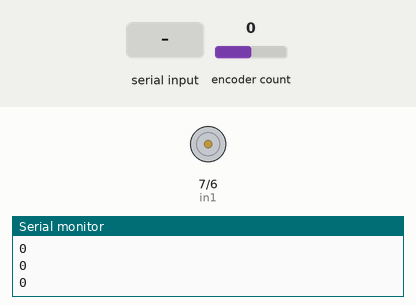
Recording of a sketch running on a simulated Arduino Uno, built with avr-gcc and run on an emulated ATmega328P. On the bench: motor-driver pin pairs drawn as motors (green arrow = first pin HIGH = forward, orange = second pin HIGH = backward, longer = more drive, scaled by the enable pin), the last lines printed to the serial monitor. The test bench sets the inputs (shaded band); at power-on: encoder count 0.

Above: at 1.2 s.
1.3 s: encoder count set to 4
At 1.9 s:
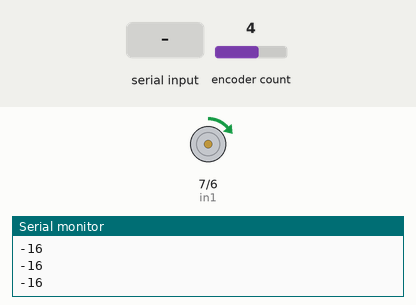
2.8 s: encoder count set to 5
At 3.4 s:
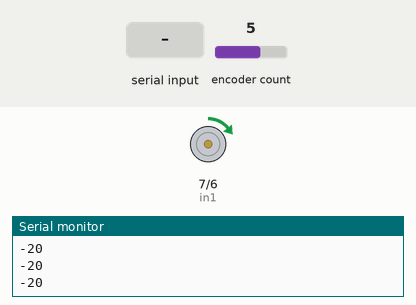
4.3 s: "a" received over Serial
At 5.5 s:
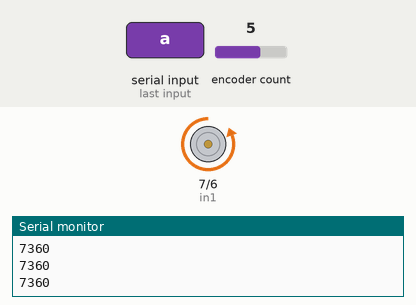
5.8 s: "b" received over Serial
At 6.7 s:
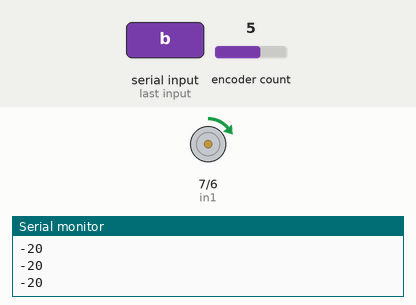
7.3 s: "b" received over Serial
At 7.8 s:
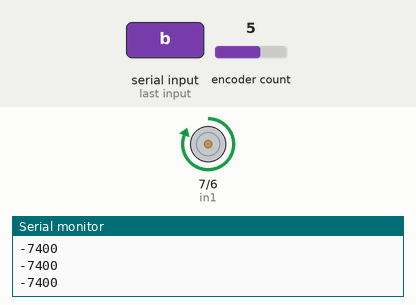
Timing chart, 0 to 9.8 s (numbered marks = the images above; inputs shaded):
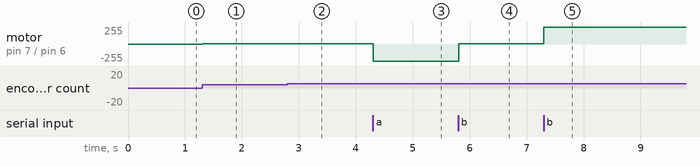

The sketch:

Uno38400.ino
```cpp
#include<Encoder.h>

const long ppr=88560;

Encoder myEnc1(2, 3);
//Encoder myEnc2(8, 9);
//Input variables
long stp=0,err,lse,sumer,diff,e=0,p,i,d,dse,senso;
int pwm,minpwm,mxpwm,j,egg,dir,y;
double kp,ki,kd,sen,seno;
//Motor pins
//int dirpin=2;.

int in1=7;
int in2=6;
int pwmpin=5;

void setup()
{
//Setting Serial communication
    Serial.begin(38400);
       // Serial.println("st:");
    //Motor pins enabled as output
    pinMode(in1,OUTPUT);
    pinMode(in2,OUTPUT);
    pinMode(pwmpin,OUTPUT);
   //inital contdtion for each start of motor
     sumer=0;
     lse=0;
     err=0;
    stp=0;
   //Declaring PID constants for loop
    kp=0.1;
    ki=0.000;  //.001*0.43398;
    kd=0.0000000;
  //Define maximum and minimum & maximum pwm values
    minpwm=1;
    mxpwm=255;
    j=0;
    dir=0;
}
////////////////////////////////////////…………Loop……………////////…/////////////////////////////


void loop()
 {
    //Data collection
    if(Serial.available()>0)
{
   char a=Serial.read();

   if(a=='a') e+=30;
   if(a=='b') e-=30;
   stp=e*(ppr/360);}
// encoder measure data
  sen=myEnc1.read();
//  senso=myEnc2.read();
//PID calculation
  err=stp-sen;
  Serial.println(err);
dse=err-lse;
  p=kp*(err);
  i=ki*sumer;
 d=kd*(dse);
 pwm=p+i+d;
 sumer+=err;
 lse=err;
 pwm=abs(pwm);
//limiting the PWM
if (pwm<minpwm)
{
  pwm=minpwm;
}
if(pwm>mxpwm)
{
    pwm=mxpwm;
 }
//motor actuation criteria
if(abs(err)<5)
{//if this criteria is met motor stop
  pwm=0;
 sumer=0;
// digitalWrite(dirpin,HIGH);
 analogWrite(pwmpin,pwm);
digitalWrite(in2,HIGH);
digitalWrite(in1,LOW);


  egg=0;
  dir=0;
}
else if(abs(seno-sen)<20&&(pwm==mxpwm))
  {
    //fault detection if met motor stop
     j++;
     if(j>60)
  {
  pwm=0;
 sumer=0;
  j=0;
 dir=2;
 egg=1;
 }
 }
//way motor actuates
 else
 {
  if(err<0)
 {
   dir=-1;
   analogWrite(pwmpin,pwm);
   digitalWrite(in1,HIGH);
   digitalWrite(in2,LOW);

  // digitalWrite(dirpin,HIGH);

    egg=0;
 }
 if(err>0)
 {
      dir=1;
      analogWrite(pwmpin,pwm);
      digitalWrite(in2,HIGH);
      digitalWrite(in1,LOW);

      //digitalWrite(dirpin,LOW);

       egg=0;
   }
   }
  // seno=sen;
 //sample time for frequency .01Hz
 delay(10);
 /*Serial.print(stp);
 Serial.print("\t");
 Serial.print(sen);
 Serial.print("\t");
 Serial.print((err*360)/ppr);
 Serial.print("\t");
 Serial.print(pwm);
 Serial.print("\t");
 Serial.print(egg);
 Serial.print("\t");
 Serial.print(senso);
 Serial.print("\t");
 Serial.println(dir);*/
}
```

Measured:
- after the input at 1.3 s, motor on pin 7 (in1) / pin 6 (in2): stopped → forward 1/255 at once
- after the input at 2.8 s, motor on pin 7 (in1) / pin 6 (in2): forward 1/255 → forward 2/255 at once
- after the input at 4.3 s, motor on pin 7 (in1) / pin 6 (in2): forward 2/255 → backward 255/255 at once
- after the input at 5.8 s, motor on pin 7 (in1) / pin 6 (in2): backward 255/255 → forward 2/255 at once
- after the input at 7.3 s, motor on pin 7 (in1) / pin 6 (in2): forward 2/255 → forward 255/255 at once
